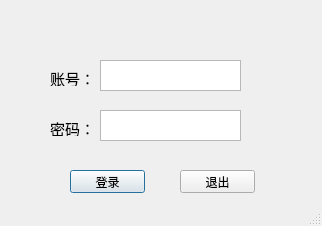
<?xml version="1.0" encoding="UTF-8"?>
<ui version="4.0">
 <class>login</class>
 <widget class="QDialog" name="login">
  <property name="geometry">
   <rect>
    <x>0</x>
    <y>0</y>
    <width>322</width>
    <height>226</height>
   </rect>
  </property>
  <property name="windowTitle">
   <string>登录</string>
  </property>
  <property name="sizeGripEnabled">
   <bool>true</bool>
  </property>
  <widget class="QPushButton" name="pushButton">
   <property name="geometry">
    <rect>
     <x>70</x>
     <y>170</y>
     <width>75</width>
     <height>23</height>
    </rect>
   </property>
   <property name="text">
    <string>登录</string>
   </property>
  </widget>
  <widget class="QPushButton" name="pushButton_2">
   <property name="geometry">
    <rect>
     <x>180</x>
     <y>170</y>
     <width>75</width>
     <height>23</height>
    </rect>
   </property>
   <property name="text">
    <string>退出</string>
   </property>
  </widget>
  <widget class="QLabel" name="label">
   <property name="geometry">
    <rect>
     <x>50</x>
     <y>70</y>
     <width>41</width>
     <height>16</height>
    </rect>
   </property>
   <property name="font">
    <font>
     <family>Arial</family>
     <pointsize>11</pointsize>
    </font>
   </property>
   <property name="text">
    <string>账号：</string>
   </property>
  </widget>
  <widget class="QLabel" name="label_2">
   <property name="geometry">
    <rect>
     <x>50</x>
     <y>120</y>
     <width>41</width>
     <height>16</height>
    </rect>
   </property>
   <property name="font">
    <font>
     <family>Arial</family>
     <pointsize>11</pointsize>
    </font>
   </property>
   <property name="text">
    <string>密码：</string>
   </property>
  </widget>
  <widget class="QTextEdit" name="textEdit">
   <property name="geometry">
    <rect>
     <x>100</x>
     <y>60</y>
     <width>141</width>
     <height>31</height>
    </rect>
   </property>
  </widget>
  <widget class="QTextEdit" name="textEdit_2">
   <property name="geometry">
    <rect>
     <x>100</x>
     <y>110</y>
     <width>141</width>
     <height>31</height>
    </rect>
   </property>
  </widget>
 </widget>
 <resources/>
 <connections>
  <connection>
   <sender>pushButton_2</sender>
   <signal>clicked()</signal>
   <receiver>login</receiver>
   <slot>close()</slot>
   <hints>
    <hint type="sourcelabel">
     <x>209</x>
     <y>182</y>
    </hint>
    <hint type="destinationlabel">
     <x>240</x>
     <y>203</y>
    </hint>
   </hints>
  </connection>
 </connections>
</ui>
